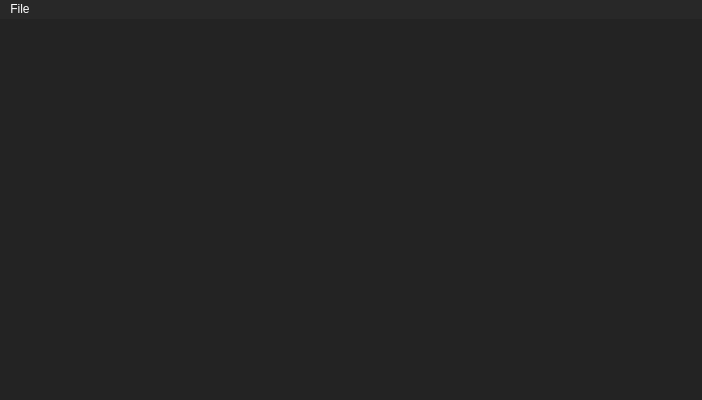
<?xml version="1.0" encoding="UTF-8"?>
<ui version="4.0">
 <class>MainWindow</class>
 <widget class="QMainWindow" name="MainWindow">
  <property name="geometry">
   <rect>
    <x>0</x>
    <y>0</y>
    <width>702</width>
    <height>400</height>
   </rect>
  </property>
  <property name="windowTitle">
   <string>CMEngine</string>
  </property>
  <property name="styleSheet">
   <string notr="true">background-color: rgb(35, 35, 35);
color: rgb(255, 255, 255);</string>
  </property>
  <widget class="QWidget" name="centralwidget">
   <layout class="QHBoxLayout" name="horizontalLayout_2"/>
  </widget>
  <widget class="QMenuBar" name="menubar">
   <property name="geometry">
    <rect>
     <x>0</x>
     <y>0</y>
     <width>702</width>
     <height>25</height>
    </rect>
   </property>
   <property name="styleSheet">
    <string notr="true">background-color: rgb(40, 40, 40);
border-radius: 30px;
selection-background-color: black;</string>
   </property>
   <widget class="QMenu" name="menuFile">
    <property name="styleSheet">
     <string notr="true">background-color: rgb(40, 40, 40);
border-radius: 30px;
selection-background-color: black;
border-style: outset;
border-radius: 10px;</string>
    </property>
    <property name="title">
     <string>File</string>
    </property>
    <addaction name="actionNew"/>
    <addaction name="actionOpen"/>
    <addaction name="actionSave"/>
    <addaction name="actionSave_as_New"/>
   </widget>
   <addaction name="menuFile"/>
  </widget>
  <action name="actionNew">
   <property name="text">
    <string>Nuovo</string>
   </property>
  </action>
  <action name="actionOpen">
   <property name="text">
    <string>Apri</string>
   </property>
  </action>
  <action name="actionSave">
   <property name="text">
    <string>Salva</string>
   </property>
  </action>
  <action name="actionSave_as_New">
   <property name="text">
    <string>Salva come Nuovo</string>
   </property>
  </action>
 </widget>
 <resources/>
 <connections/>
</ui>
